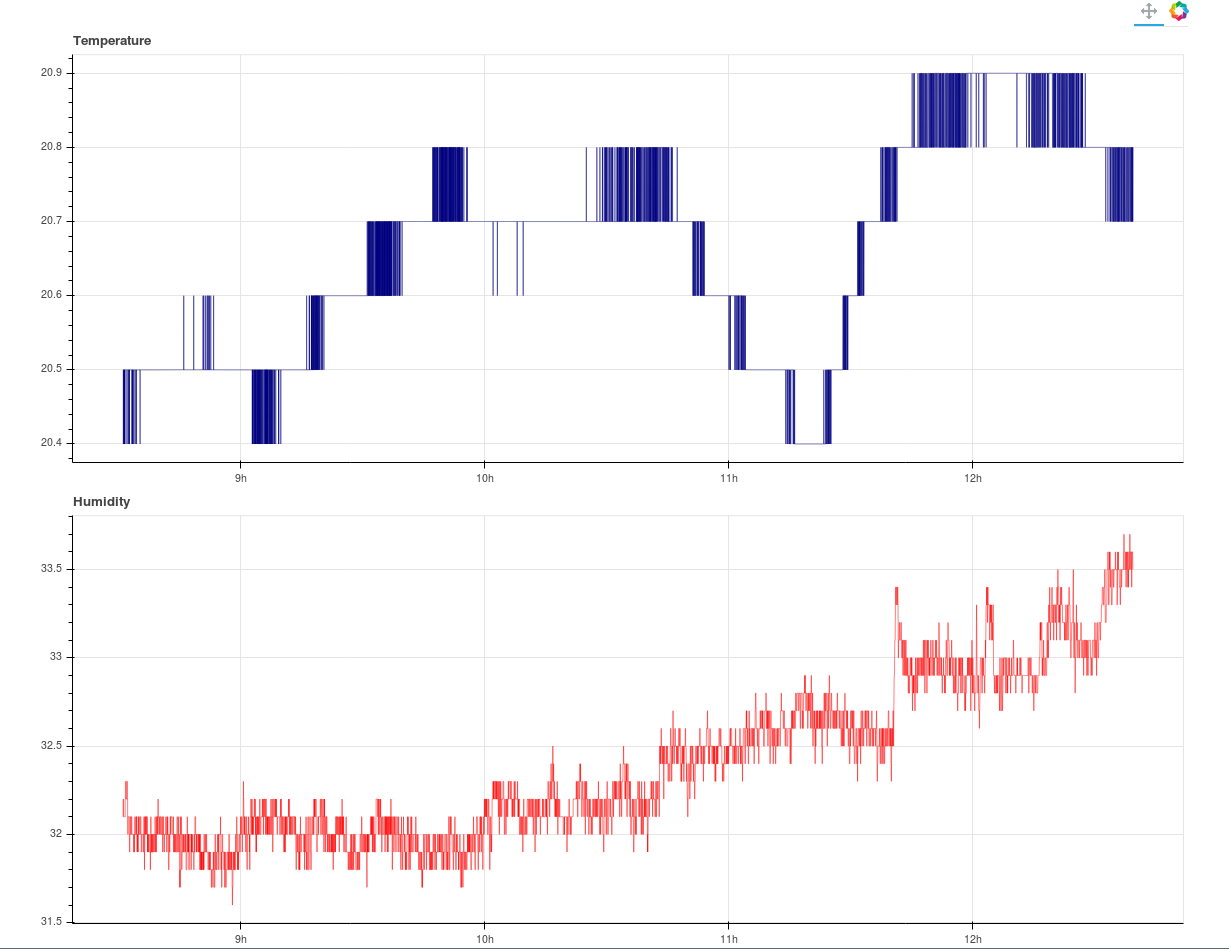

Reproduce this figure in Python.
import time

from datetime import datetime

from functools import partial

from threading import Thread

from bokeh.layouts import gridplot
from bokeh.plotting import curdoc, figure

from config import MQTT_SERVER

import paho.mqtt.client as mqtt

from tornado import gen


p1 = figure(
    title='Temperature',
    tools='pan',
    plot_width=600,
    plot_height=400,
    x_axis_type='datetime'
)

p2 = figure(
    title='Humidity',
    tools='pan',
    plot_width=600,
    plot_height=400,
    x_axis_type='datetime'
)

# axes
x = []
y = []

# sensor values
temp = None
humi = None

temp_graph = p1.line(x, y, color="navy", alpha=0.5)
humi_graph = p2.line(x, y, color="red", alpha=0.5)

# This is important! Save curdoc() to make sure all threads
# see then same document.
doc = curdoc()


def on_connect(client, userdata, flags, rc):
    client.subscribe('/babytemp/#')


def on_message(client, userdata, msg):
    global temp
    global humi

    if msg.topic == '/babytemp/temperature':
        temp = float(msg.payload)

    if msg.topic == '/babytemp/humidity':
        humi = float(msg.payload)


mqtt_client = mqtt.Client()
mqtt_client.on_connect = on_connect
mqtt_client.on_message = on_message
mqtt_client.connect(MQTT_SERVER, 1883, 60)


def mqtt_loop():
    while True:
        time.sleep(0.1)
        mqtt_client.loop()
        doc.add_next_tick_callback(partial(update))


@gen.coroutine
def update():
    if not temp and not humi:
        return
    now = datetime.now()

    if now.minute == 0 and now.hour == 0:
        temp_new_y = []
        temp_new_x = []

        humi_new_y = []
        humi_new_x = []

    else:
        temp_new_y = list(temp_graph.data_source.data['y'])
        temp_new_y.append(temp)

        temp_new_x = list(temp_graph.data_source.data['x'])
        temp_new_x.append(now)

        humi_new_y = list(humi_graph.data_source.data['y'])
        humi_new_y.append(humi)

        humi_new_x = list(humi_graph.data_source.data['x'])
        humi_new_x.append(now)

    temp_graph.data_source.data['y'] = temp_new_y
    temp_graph.data_source.data['x'] = temp_new_x

    humi_graph.data_source.data['y'] = humi_new_y
    humi_graph.data_source.data['x'] = humi_new_x


p = gridplot([p1], [p2], sizing_mode='stretch_both')

doc.add_root(p)

thread = Thread(target=mqtt_loop)
thread.start()
